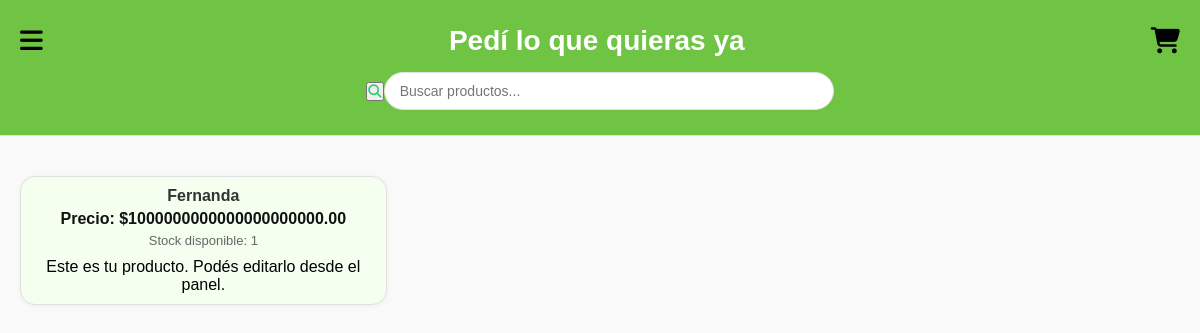
/home (signed in), run on an earlier commit of the app's database.
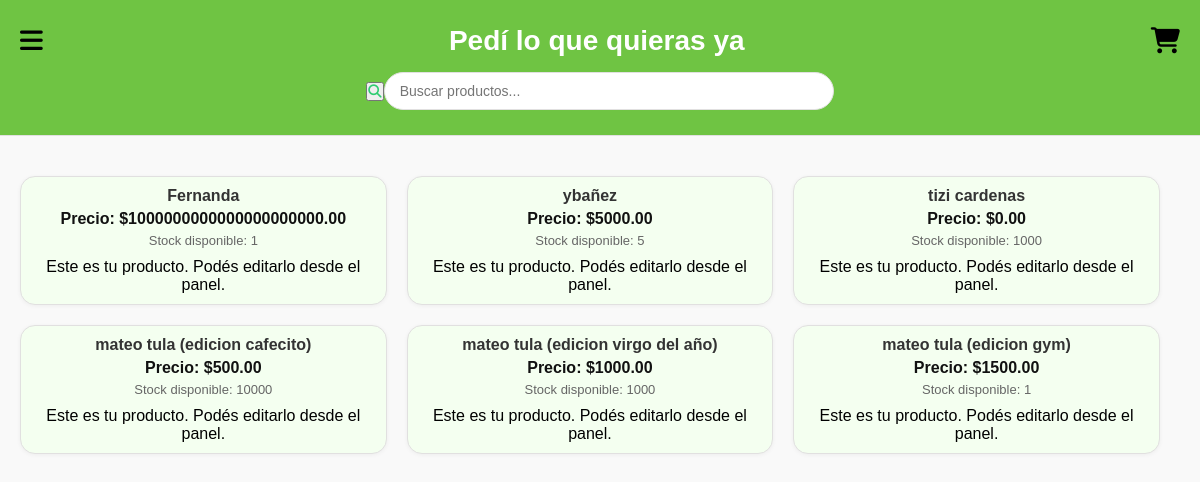
And on a later commit of the database.
### tables this page shows
CREATE TABLE items (
        id INTEGER PRIMARY KEY AUTOINCREMENT,
        nombre TEXT NOT NULL,
        precio REAL NOT NULL,
        stock INTEGER DEFAULT 0
    );

### app.py (the view)
@app.route('/home')
def home():
    if 'usuario_id' not in session:
        return redirect('/login')
    nombre_cookie = request.cookies.get('nombre_usuario')
    tipo = session['tipo']
    busqueda = request.args.get('busqueda')
    conn = db.crear_conexion()
    cursor = conn.cursor()
    if busqueda:
        cursor.execute("SELECT id, nombre, precio, stock FROM items WHERE nombre LIKE ?", ('%' + busqueda + '%',))
    else:
        cursor.execute("SELECT id, nombre, precio, stock FROM items")
    items = cursor.fetchall()
    conn.close()
    return render_template('home.html', items=items, nombre=nombre_cookie, tipo=tipo)

### db.py (called while the page is built)
def crear_conexion():
    try:
        conn = sqlite3.connect("kantina.db")  # Crea o conecta a kantina.db en la carpeta actual
        return conn
    except Error as e:
        print(f"Error al conectar a SQLite: {e}")
        return None

### templates/home.html (shortened to what this page needs)
<!DOCTYPE html>
<html lang="es">
<head>
  <link rel="stylesheet" href="{{ url_for('static', filename='home.css') }}">
  <link rel="stylesheet" href="https://cdnjs.cloudflare.com/ajax/libs/font-awesome/6.4.0/css/all.min.css">
</head>
<body>
  <header class="app-header">
    <div class="header-top">
      <button id="menu-toggle" class="menu-icon">
        <i class="fa-solid fa-bars" style="color: #000;"></i>
      </button>
      <h1 class="titulo-header">Pedí lo que quieras ya</h1>
      <button id="cart-button" class="cart-icon">
        <i class="fa-solid fa-cart-shopping" style="color: #000;"></i>
      </button>
    </div>
    <form method="GET" action="/home" class="buscador-productos">
      <button type="submit" class="buscador-icono">
        <i class="fa-solid fa-magnifying-glass" style="color:#2ecc71;"></i>
      </button>
      <input type="text" name="busqueda" placeholder="Buscar productos..." value="{{ request.args.get('busqueda', '') }}">
    </form>
  </header>
  <div class="contenido">
    <section class="catalogo-productos">
      {% for item in items %}
        <div class="producto-card">
          <div class="info-producto">
            <h3>{{ item[1] }}</h3>
            <p class="precio">Precio: ${{ "%.2f"|format(item[2]) }}</p>
            <p class="stock">Stock disponible: {{ item[3] }}</p>
            {% if tipo == 'user' %}
              <button onclick="location.href='{{ url_for('agregar_carrito', item_id=item[0]) }}'">Agregar</button>
            {% elif tipo == 'kiosco' %}
              <p>Este es tu producto. Podés editarlo desde el panel.</p>
            {% endif %}
          </div>
        </div>
      {% endfor %}
    </section>
  </div>
</body>
</html>

What changed in the data, as far as the page shows it:
added items: nombre "ybañez", precio "5000.00", stock "5"
added items: nombre "tizi cardenas", precio "0.00", stock "1000"
added items: nombre "mateo tula (edicion cafecito)", precio "500.00", stock "10000"
added items: nombre "mateo tula (edicion virgo del año)", precio "1000.00", stock "1000"
added items: nombre "mateo tula (edicion gym)", precio "1500.00", stock "1"
